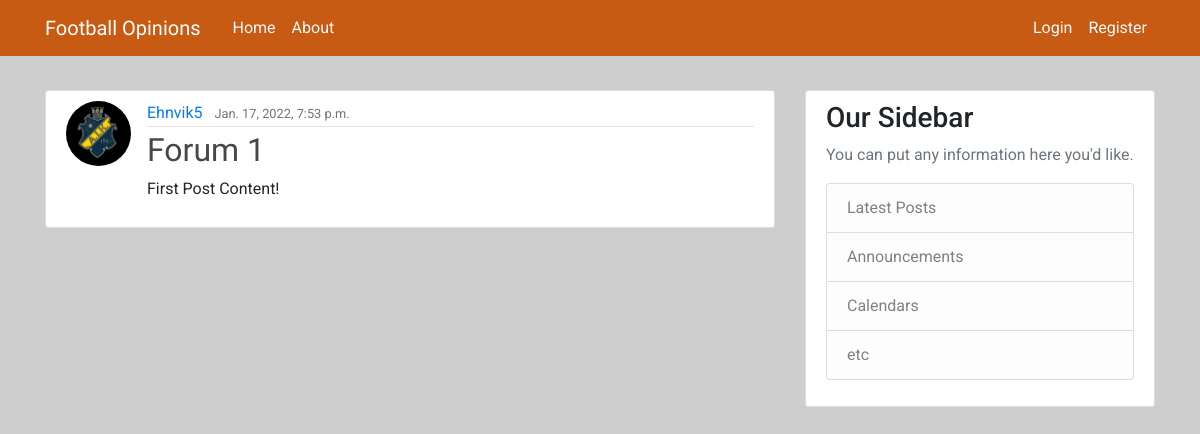
Before: /post/1/ with the older database file.
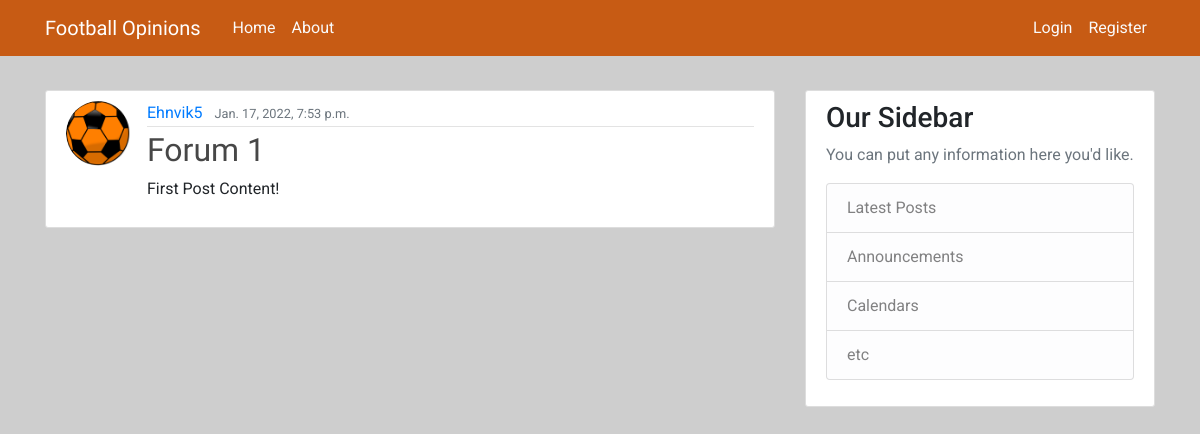
After: the same page with the newer database file.
### forum/models.py (models this page shows, shortened)
class Post(models.Model):
    title = models.CharField(max_length=100)
    content = models.TextField()
    date_posted = models.DateTimeField(default=timezone.now)
    author = models.ForeignKey(User, on_delete=models.CASCADE)

### users/models.py (models this page shows, shortened)
class Profile(models.Model):
    user = models.OneToOneField(User, on_delete=models.CASCADE)
    image = models.ImageField(default='default.jpg', upload_to='profile_pics')

### forum/views.py (the view)
# urls.py: path('post/<int:pk>/', PostDetailView.as_view(), name='post-detail'),
class PostDetailView(DetailView):
    model = Post

### forum/templates/forum/post_detail.html (shortened to what this page needs)
{% extends "forum/base.html" %}
{% block content %}
<article class="media content-section">
    <img class="rounded-circle article-img" src="{{ object.author.profile.image.url }}">
    <div class="media-body">
        <div class="article-metadata">
            <a class="mr-2" href="#">{{ object.author }}</a>
            <small class="text-muted">{{ object.date_posted }}</small>
        </div>
        <h2 class="article-title">{{ object.title }}</h2>
        <p class="article-content">{{ object.content }}</p>
    </div>
</article>
{% endblock content %}

Changed rows visible on the page:
changed through a linked row, Post "Forum 1": author.profile.image: a different picture
